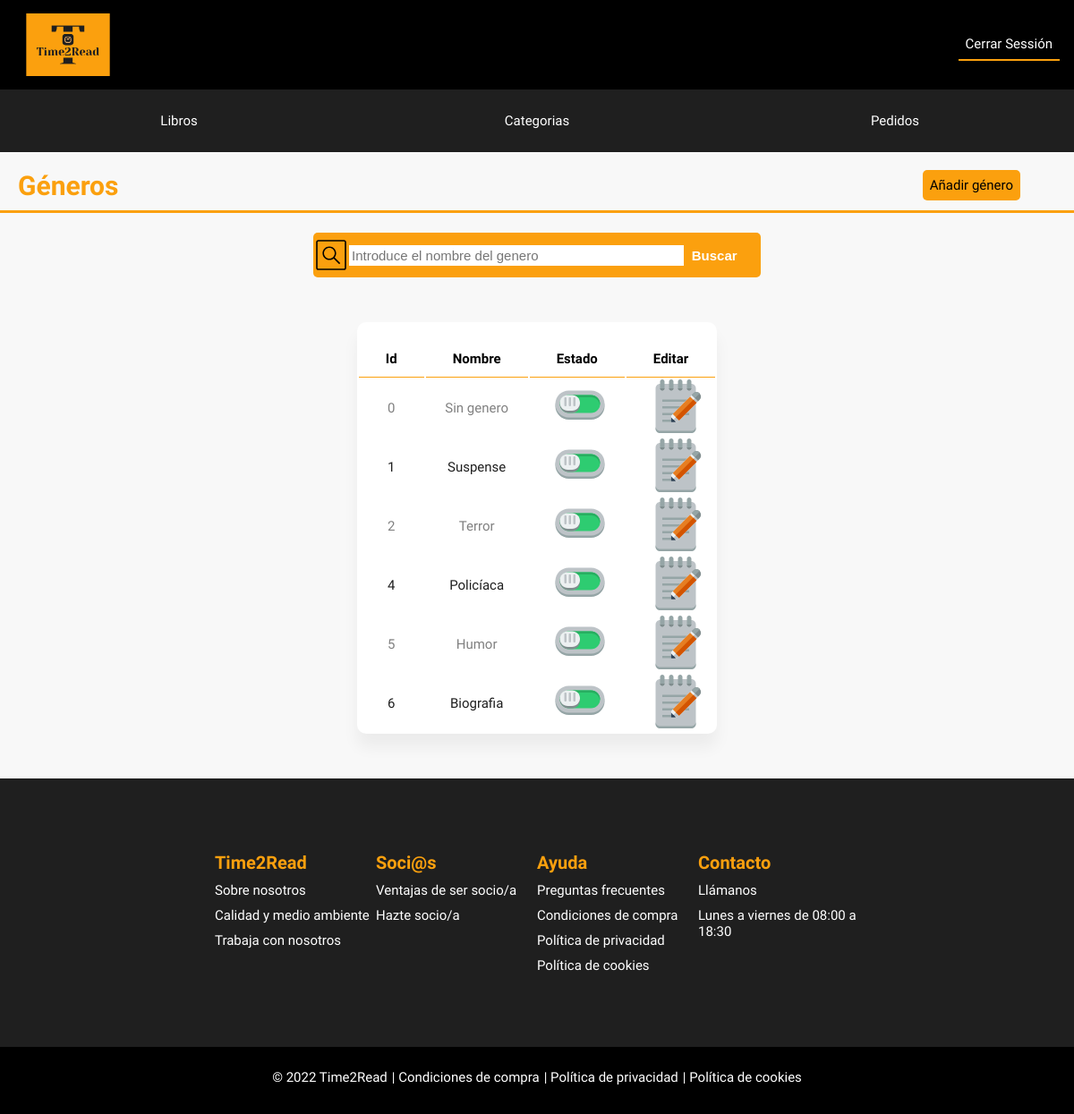
/index.php?controller=Categoria&action=mostrarCategorias (signed in), run on an earlier commit of the app's database.
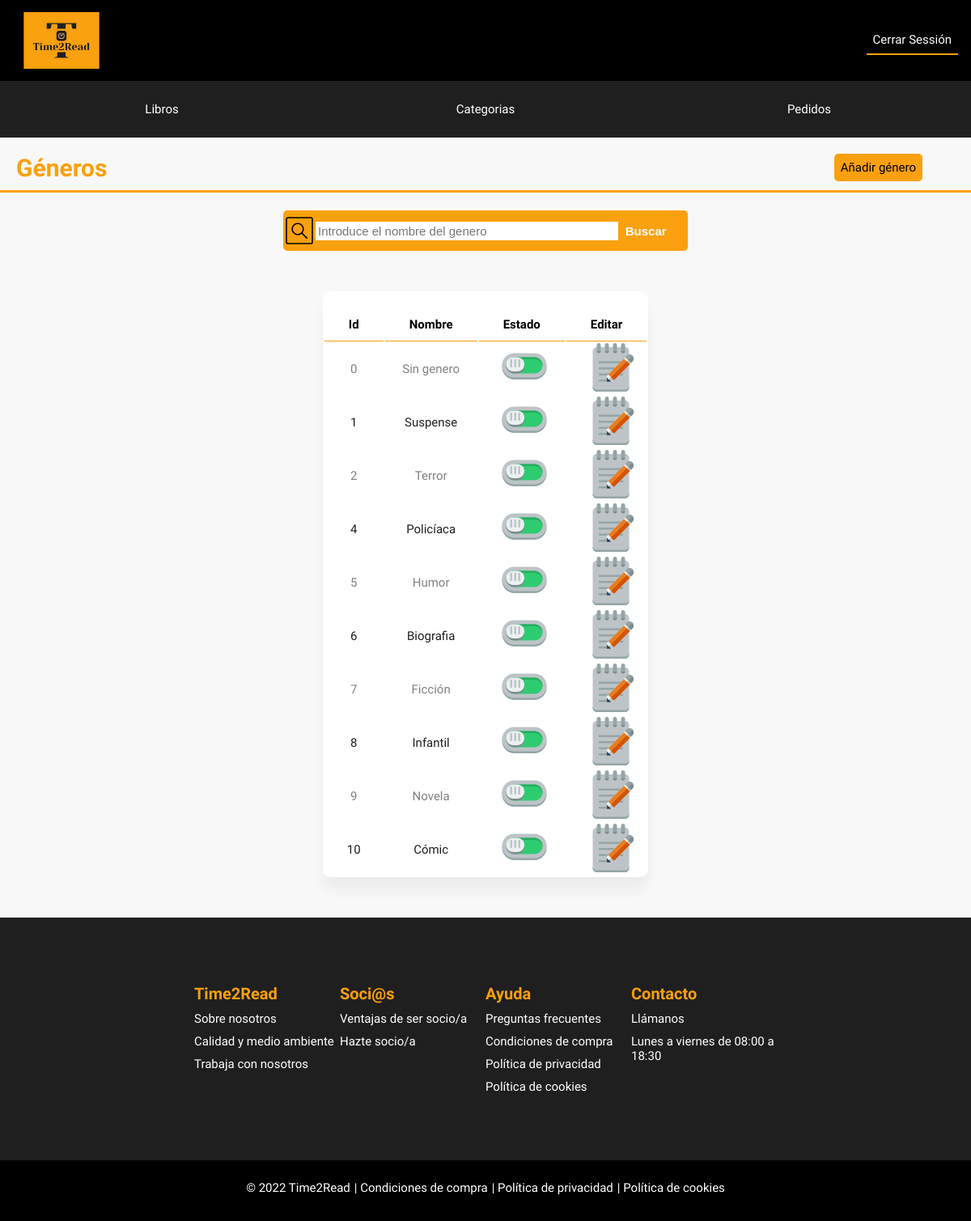
And on a later commit of the database.
### tables this page shows
CREATE TABLE `generos` (
  `id_genero` int(11) NOT NULL,
  `nombre` varchar(50) NOT NULL,
  `estado` tinyint(1) NOT NULL
);

### models/database.php (called while the page is built, shortened)
<?php
class Database{
    public function __construct(){
        $servername = "localhost";
        $dbname= "biblioteca";
        $username = "root";
        $password = "";
        try{
		$this->db = new PDO("mysql:host=$servername;dbname=$dbname",$username, $password);
        }
        catch(PDOException $error)
        {
            echo "Connection failed: ". $error->getMessage();
        }
    }
}

### models/categoria.php (called while the page is built, shortened)
<?php
require_once("database.php");
class Categoria extends Database
{
    public function obtenerListado()
    {
        $consulta = $this->db->prepare("SELECT * FROM generos");
        $consulta->execute();
        $resultado = $consulta->fetchAll();
        return $resultado;
    }
}

### views/adminPanel/tablaCategorias.php (the view)
<?php
echo "
<div class='admin-panel-content-container'>
<div class='admin-panel-title-container'>
    <h1 class='admin-panel-title'>Géneros</h1>
    <a class='admin-panel-add-link' href='index.php?controller=Categoria&action=mostrarAnadirCategoria'>Añadir género</a><br>
    <div class='orange-line'></div>
</div>";
require_once "views/adminPanel/buscadorCategorias.php";
echo "<table class='admin-panel-page-table'>
    <tr>
        <th>Id</th>
        <th>Nombre</th>
        <th>Estado</th>
        <th>Editar</th>
    </tr>";
foreach ($catalogo as $categoria) {
    echo " <tr>
        <td class='text'>" . $categoria['id_genero'] . "</td>
        <td class='text'>" . $categoria['nombre'] . "</td>";
    if ($categoria['estado']) {
        echo "<td><a href='index.php?controller=Categoria&action=desactivarCategoria&id=" . $categoria['id_genero'] . "''><img class='control-icons' src='img/on.svg'></a></td>";
    } else {
        echo "<td><a href='index.php?controller=Categoria&action=activarCategoria&id=" . $categoria['id_genero'] . "'><img class='control-icons' src='img/off.svg'></a></td>";
    }
    echo "
        <td><a href='index.php?controller=Categoria&action=mostrarEditarCategoria&id=" . $categoria['id_genero'] . "''><img class='control-icons' src='img/edit.svg'></a></td>
        </tr>";
}
echo "</table>
</div>";

### index.php (shortened to what this page needs)
<!DOCTYPE html>
<html lang="en">
<head>
    <link rel="stylesheet" href="style.css">
</head>
<body>
    <?php
    require_once "views/general/menu.php";
    if (isset($_GET['controller'])) {
        $nombreController = $_GET['controller'] . "Controller";
    } else {
        $nombreController = "LoginController";
    }
    if (class_exists($nombreController)) {
        $controlador = new $nombreController();
        if (isset($_GET['action'])) {
            $action = $_GET['action'];
        } else {
            $action = "index";
        }
        $controlador->$action();
    } else {
        echo "No existe el controlador";
    }
    require_once "views/general/wrapper.php";
    ?>
</body>
</html>

### views/general/menu.php (shortened to what this page needs)
<?php
echo "<div class='main-menu-bar'>
<a href='index.php?controller=Login&action=index'><img class='main-menu-bar-logo' src='./img/logo-high.svg' alt='logo' height='100px' width='100px'></a>
<ul class='main-menu-list'>";
    if (isset($_SESSION['email'])) {
        if (isset($_SESSION['email']) && $_SESSION['role']=='admin')
        {
            echo "<li class='main-menu-list-item'><a href='index.php?controller=Login&action=destroySesion'>Cerrar Sessión</a></li>";
        }
    }
echo "</ul>
</div>";

### controllers/CategoriaController.php (shortened to what this page needs)
<?php
require "models/categoria.php";
class CategoriaController
{
    public function mostrarCategorias()
    {
        if (isset($_SESSION['email']) && $_SESSION['role'] == 'admin'){
            require_once "views/adminPanel/menu.php";
            $categoria = new Categoria();
            $catalogo = $categoria->obtenerListado();
            require_once "views/adminPanel/tablaCategorias.php";
        }
        else{
            adminIncorrecte();
        }
    }
}

### views/adminPanel/menu.php
<?php
echo "
    <div class='admin-menu-bar'>
        <a class='admin-menu-bar-item' href='index.php?controller=Libro&action=mostrarLibros'>Libros</a>
        <a class='admin-menu-bar-item' href='index.php?controller=Categoria&action=mostrarCategorias'>Categorias</a>
        <a class='admin-menu-bar-item' href='index.php?controller=Pedido&action=mostrarPedidos'>Pedidos</a>
    </div>";

### views/adminPanel/buscadorCategorias.php
<?php
echo "<div class='search_bar'>
            <img class='search_img' src='img/search.svg' alt='lupa de busqueda'>
            <form class='search_form' action='index.php?controller=Buscador&action=buscarCategoria' method='post'>
                <input type='text' name='search' id='search' placeholder='Introduce el nombre del genero'>
                <button type='submit'>Buscar</button>
            </form>
        </div>";

### views/general/wrapper.php (shortened to what this page needs)
<?php
echo "<wrapper>
    <div class='div-footer-2'>
        <p> © 2022 Time2Read</p>
        <a class='footer-link' href='#'>| Condiciones de compra</a>
        <a class='footer-link' href='#'>| Política de privacidad</a>
        <a class='footer-link' href='#'>| Política de cookies</a>";
    echo "</div>
</wrapper>";
?>

### style.css (style rules this page uses)
* { margin: 0; padding: 0; scroll-behavior: smooth; }
body { height: 100%; font-family: 'Source Sans Pro', sans-serif; background-color: #f8f8f8; }
a { text-decoration: none; }
.main-menu-bar { height: 100px; background-color: black; }
.main-menu-bar-logo { margin-left: 2vh; }
.main-menu-list { float: right; display: flex; flex-direction: row; list-style: none; margin-top: 20px; }
li.main-menu-list-item { color: white; margin-right: 2vh; margin-top: 20px; align-items: center; }
.main-menu-list-item>a { color: white; margin-top: 10vh; border-bottom: 2px solid #FBA00E; align-items: center; padding: 8px; }
.admin-menu-bar { float: left; display: flex; flex-direction: column; height: 70vh; width: 15%; margin-top: 70px; }
.admin-menu-bar-item { width: 100%; height: 70px; text-align: center; line-height: 70px; }
.admin-panel-content-container { display: flex; flex-direction: column; width: 85%; float: right; align-items: center; }
.admin-panel-title-container { padding-top: 20px; padding-bottom: 20px; width: 100%; height: 50px; float: right; }
.admin-panel-title { display: inline-block; font-size: 30px; color: #FBA00E; }
.orange-line { width: 100%; height: 3px; background-color: #FBA00E; margin-top: 10px; }
.admin-panel-add-link { display: block; float: right; background-color: #FBA00E; color: black; padding: 8px; margin-right: 5%; border-radius: 5px; }
.search_bar { display: flex; width: 700px; height: 50px; background-color: #FBA00E; align-items: center; border-radius: 5px; }
.search_img { width: 40px; height: 40px; }
.search_form { background-color: #FBA00E; border: none; width: 95%; margin-top: 0px; }
.search_form input { border: none; padding-left: 10px; width: 88%; outline: none; padding: 0.2rem; }
.search_form button { border: none; background-color: #FBA00E; color: white; font-weight: bold; margin-left: 5px; }
.admin-panel-page-table { display: inline-block; background-color: white; border-radius: 10px; margin-top: 50px; margin-bottom: 50px; box-shadow: 0px 15px 16.83px 0.17px rgba(0, 0, 0, 0.05); }
.admin-panel-page-table th { color: black; border-bottom: 1px solid #FBA00E; padding: 2rem 2rem 0.75rem 2rem; }
.admin-panel-page-table tr:nth-child(odd) { color: #1F1F1F; }
.admin-panel-page-table tr:nth-child(even) { color: gray; }
.text { padding: 0rem 1rem 0rem 1rem; text-align: center; height: 60px; max-width: 100px; }
.control-icons { width: 60px; height: 60px; padding-left: 25%; }
footer { height: 300px; color: white; background-color: #1F1F1F; width: 100%; bottom: 0; position: relative; display: flex; align-items: center; justify-content: center; }
.div-footer-1 { background-color: #1F1F1F; display: flex; }
.title-footer-1 { color: #FBA00E; font-size: 20px; font-weight: bold; }
.subdiv-footer-1 { display: block; width: 300px; }
.div-a-footer { text-decoration: none; color: white; display: block; padding-top: 10px; }
.div-footer-2 { display: flex; background-color: black; height: 50px; justify-content: center; color: white; padding-top: 25px; }
.footer-link { color: white; margin-left: 5px; }
@media screen and (min-width: 768px) and (max-width: 1300px) { * { font-size: 15px; } }
@media screen and (min-width: 768px) and (max-width: 1300px) { .main-menu-bar-logo { padding-top: 15px; height: 70px; width: 120px; } }
@media screen and (min-width: 768px) and (max-width: 1300px) { .main-menu-bar { width: 100%; } }
@media screen and (min-width: 768px) and (max-width: 1300px) { .subdiv-footer-1 { width: 180px; } }
@media screen and (min-width: 768px) and (max-width: 1300px) { .admin-menu-bar { text-align: center; flex-direction: row; width: 100%; height: 70px; justify-content: space-around; align-items: center; margin-top: 0px; background-color: #1F1F1F; } }
@media screen and (min-width: 768px) and (max-width: 1300px) { .admin-menu-bar-item { color: white; } }
@media screen and (min-width: 768px) and (max-width: 1300px) { .search_bar input { width: 80%; } }
@media screen and (min-width: 768px) and (max-width: 1300px) { .search_bar { width: 500px; } }
@media screen and (min-width: 768px) and (max-width: 1300px) { .admin-panel-content-container { width: 100%; float: none; } }
@media screen and (min-width: 768px) and (max-width: 1300px) { .admin-panel-title { padding-left: 20px; } }

What changed in the data, as far as the page shows it:
added generos: id_genero "7", nombre "Ficción", estado 1 (drawn)
added generos: id_genero "8", nombre "Infantil", estado 1 (drawn)
added generos: id_genero "9", nombre "Novela", estado 1 (drawn)
added generos: id_genero "10", nombre "Cómic", estado 1 (drawn)
